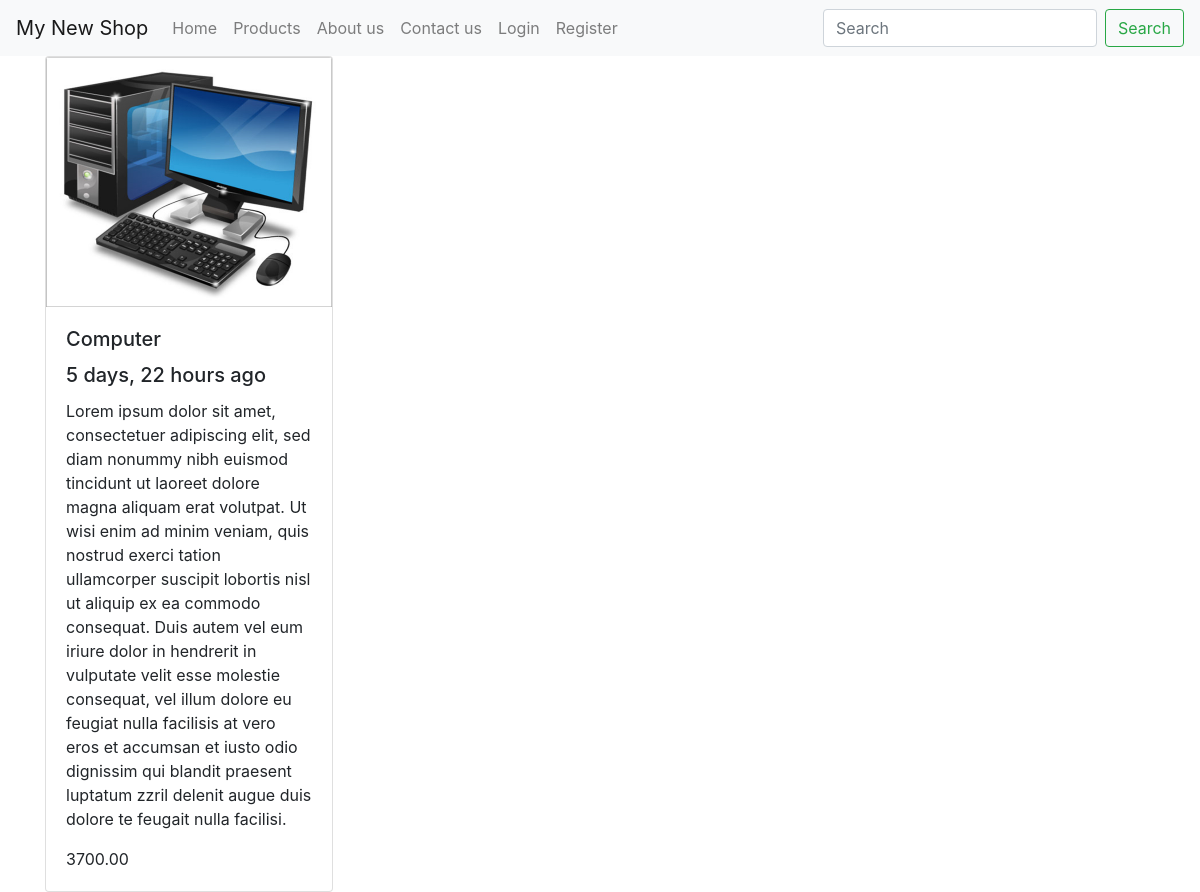
The app's page /products/computer with its own data.
### products/models.py (models this page shows, shortened)
class Product(models.Model):
    title = models.CharField(max_length=150)
    slug = models.SlugField(blank=True, unique=True)
    description = models.TextField()
    price = models.DecimalField(max_digits=15, decimal_places=2)
    image = models.ImageField(upload_to=upload_image, null=True, blank=True)
    actived = models.BooleanField(default=False)
    show = models.BooleanField(default=False)
    time = models.DateTimeField(auto_now_add=True)
    objects = ProductManageObjects()

### products/views.py (the view)
# urls.py: path('<slug>', ProductShowWithSlug.as_view(), name='detail'),
class ProductShowWithSlug(DetailView):
    template_name = 'product_detail.html'
    def get_object(self, *args, **kwargs):
        slug = self.kwargs.get('slug')
        try:
            product = Product.objects.get(slug=slug, actived=True)
        except Product.DoesNotExist:
            raise Http404("Product does not found")
        except Product.MultipleObjectsReturned:
            raise Http404("Multiple Objects Returned")
        return product

### products/templates/product_detail.html
{% extends 'base/base.html' %}
{% load static %}
{% block contents %}
    <div class="container">
        <div class="row">
            <div class="col-md-10">
                <div class="card" style="width: 18rem;">
                    <img src="{{ product.image.url }}" class="card-img-top" alt="{{ product.title }}" height="250px;">
                    <div class="card-body">
                        <h5 class="card-title">{{ product.title | title }}</h5>
                        <h5 class="card-title">{{ product.time | timesince }} ago</h5>
                        <p class="card-text">{{ product.description }}</p>
                        <p class="card-text">{{ product.price }}</p>
                    </div>
                </div>
            </div>
        </div>
    </div>
{% endblock %}

### records on screen
Product: image (picture), title "Computer", time "5 days, 22 hours", description "Lorem ipsum dolor sit amet, consectetuer adipiscing elit, sed diam nonummy nibh euismod tincidunt ut laoreet dolore magna aliquam erat volutpat. Ut wisi enim ad minim veniam, quis nostrud exerci tation ullamcorper suscipit lobortis nisl ut aliquip ex ea commodo consequat. Duis autem vel eum iriure dolor in hendrerit in vulputate velit esse molestie consequat, vel illum dolore eu feugiat nulla facilisis at vero eros et accumsan et iusto odio dignissim qui blandit praesent luptatum zzril delenit augue duis dolore te feugait nulla facilisi.", price "3700.00"

### other values on screen
{{ brand }} "My New Shop"
